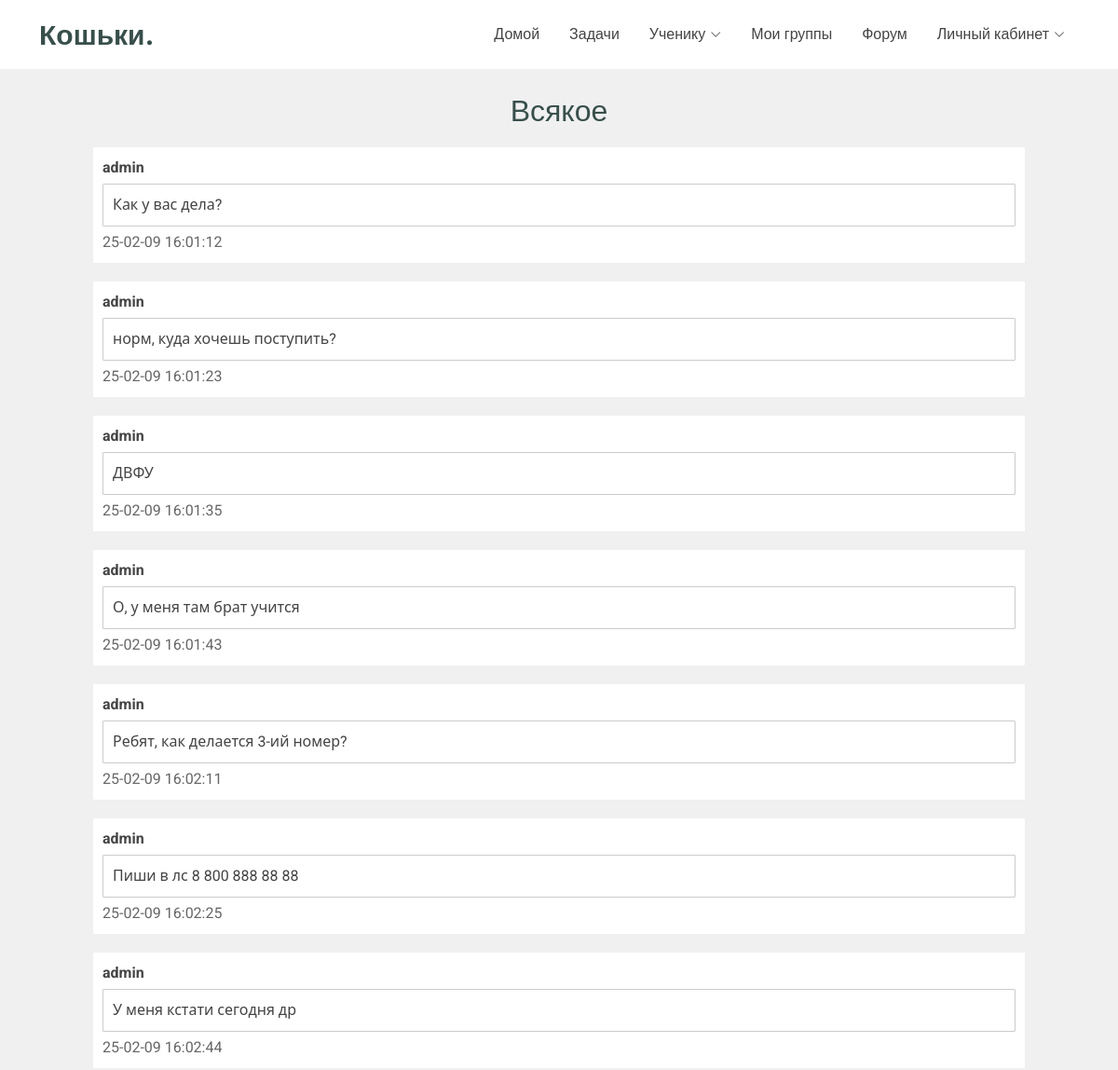
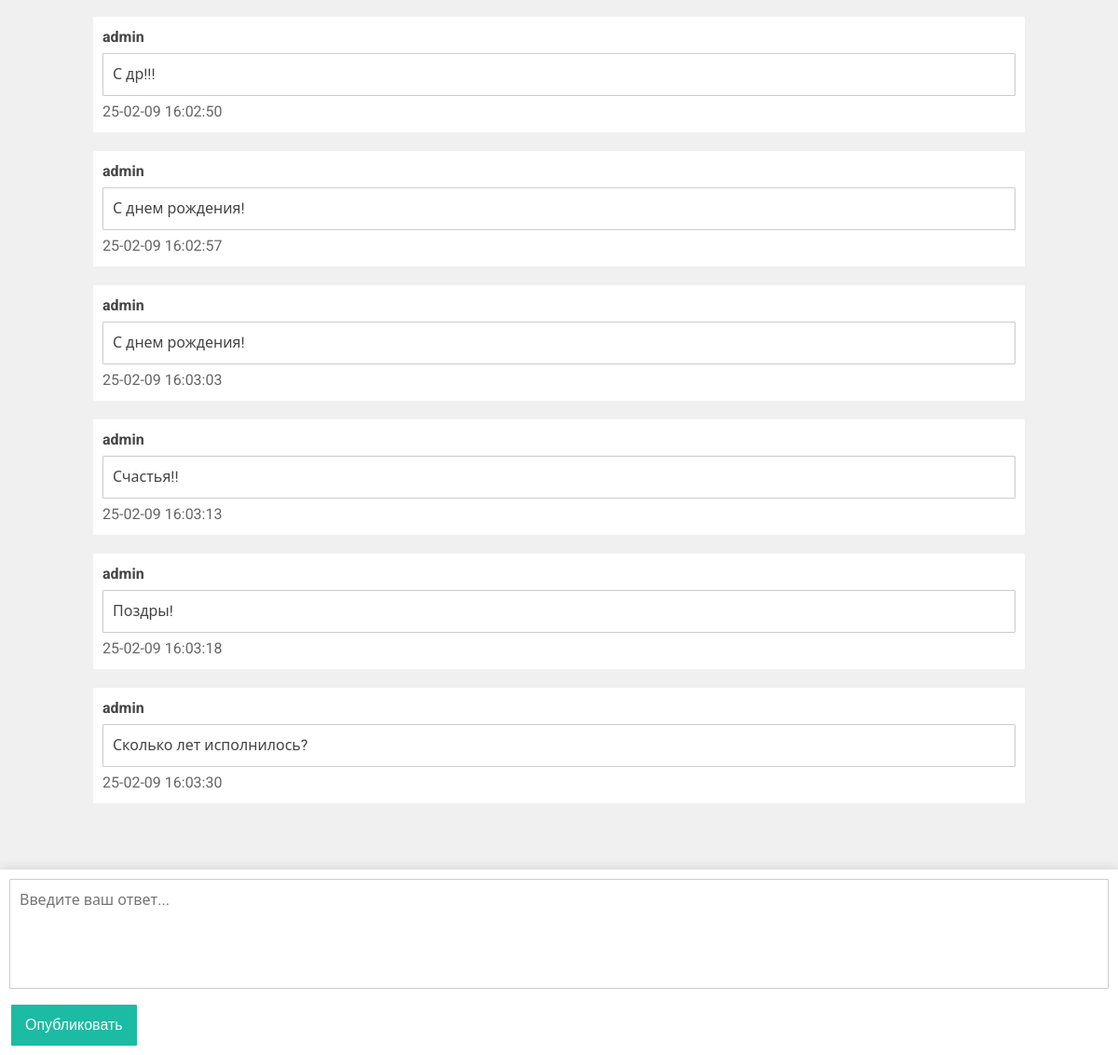
/forum/topics/17, run on the app's committed database (2 pictures, top to bottom).
### tables this page shows
CREATE TABLE forum_discussions (discussion_id INT PRIMARY KEY, discussion_name VARCHAR (255), author_id INT REFERENCES users (user_id), messages_count INT, discussion_creation_time DATETIME);

CREATE TABLE users (user_id INT PRIMARY KEY UNIQUE NOT NULL, role_id INT REFERENCES roles (role_id), registration_time DATETIME, first_name VARCHAR (255), second_name VARCHAR (255), surname VARCHAR (255), login VARCHAR (255), password VARCHAR (255), email VARCHAR (255), tel VARCHAR (15), birth_date DATETIME, school_id INT REFERENCES schools (school_id), city_id INT REFERENCES cities (city_id), class VARCHAR (3), photo_id INT);

CREATE TABLE forum_messages (message_id INT PRIMARY KEY, message_name VARCHAR(255), message_text TEXT, message_send_time DATETIME, message_author_id INT REFERENCES users (user_id));

### main.py (the view, shortened to what this page needs)
@app.route('/forum/topics/<topic_id>', methods=['POST', 'GET'])
def forum_topic_page(topic_id):
    if request.method == 'GET':
        topic_name = dr.get_topic_name(topic_id)
        messages = dr.get_topic_messages(topic_id)
        return render_template('forum_topic_page.html', topic_name=topic_name, messages=messages)

### database_requests.py (called while the page is built)
def sql_execute(sql_request):
    ret = cursor.execute(sql_request)
    return ret

def get_topic_name(topic_id):
    sql_req = f"""
        SELECT discussion_name FROM forum_discussions WHERE discussion_id = { topic_id }
    """
    return sql_execute(sql_req).fetchall()[0][0]

def get_topic_messages(topic_id):
    sql_req = f"""
        SELECT
                users.first_name,
                users.surname,
                forum_messages.message_text,
                forum_messages.message_send_time
            FROM
                users
            INNER JOIN
                forum_messages ON users.user_id = forum_messages.message_author_id
            INNER JOIN
                forum_discussion_message ON forum_messages.message_id = forum_discussion_message.message_id
            WHERE
                forum_discussion_message.discussion_id = { topic_id }
            ORDER BY
                forum_messages.message_send_time ASC;
    """
    return sql_execute(sql_req).fetchall()

### templates/forum_topic_page.html (shortened to what this page needs)
<!DOCTYPE html>
<html lang="en" xmlns="http://www.w3.org/1999/html">
<head>
  <link href="{{ url_for('static', filename='vendor/bootstrap/css/bootstrap.min.css') }}" rel="stylesheet">
  <link href="{{ url_for('static', filename='vendor/bootstrap-icons/bootstrap-icons.css') }}" rel="stylesheet">
  <link href="{{ url_for('static', filename='vendor/aos/aos.css') }}" rel="stylesheet">
  <link href="{{ url_for('static', filename='vendor/glightbox/css/glightbox.min.css') }}" rel="stylesheet">
  <link href="{{ url_for('static', filename='vendor/swiper/swiper-bundle.min.css') }}" rel="stylesheet">
  <link href="{{ url_for('static', filename='/css/main.css') }}" rel="stylesheet">
</head>
<body class="forum-page">
  {% include 'header.html' %}
    <div class="forum-topic">
        <h2>{{ topic_name }}</h2>
    </div>
    <div class="messages-container">
        {% for i in range (messages | length) %}
        <div style="background-color:white; margin-top: 20px" class="message-item">
            <div class="message-user"> {{ messages[i][0] }} {{ messages[i][1] }} </div>
            <div class="message-content">
                <div class="message-box">
                    <p> {{ messages[i][2] }} </p>
                </div>
                <span class="message-date"> {{ messages[i][3] }} </span>
            </div>
        </div>
        {% endfor %}
    </div>
    <div class="reply-section">
        <form method="post" enctype="multipart/form-data">
                <textarea class="reply-textarea" name="reply_text" rows="4" placeholder="Введите ваш ответ..."></textarea>
                <input type="submit" class="btn-primary" value="Опубликовать">
        </form>
    </div>
</body>
</html>

### static/css/main.css (style rules this page uses)
:root { --default-font: "Roboto", system-ui, -apple-system, "Segoe UI", Roboto, "Helvetica Neue", Arial, "Noto Sans", "Liberation Sans", sans-serif, "Apple Color Emoji", "Segoe UI Emoji", "Segoe UI Symbol", "Noto Color Emoji"; --heading-font: "Inter", sans-serif; --nav-font: "Poppins", sans-serif; }
:root { --background-color: #ffffff; --default-color: #444444; --heading-color: #384f4b; --accent-color: #1bbca3; --surface-color: #ffffff; --contrast-color: #ffffff; --incorrect-answer-color: #ff4040; --correct-answer-color: #acf273; --empty-answer-color: #c9c9c9; }
:root { --nav-color: #444444; --nav-hover-color: #1bbca3; --nav-mobile-background-color: #ffffff; --nav-dropdown-background-color: #ffffff; --nav-dropdown-color: #444444; --nav-dropdown-hover-color: #1bbca3; }
:root { scroll-behavior: smooth; }
body { color: var(--default-color); background-color: var(--background-color); font-family: var(--default-font); overflow-y: scroll; }
h1, h2, h3, h4, h5, h6 { color: var(--heading-color); font-family: var(--heading-font); }
.btn-primary { padding: 10px 15px; margin-left: 2px; font-size: 16px; font-family: var(--nav-font); font-weight: 400; display: flex; align-items: center; justify-content: space-between; white-space: nowrap; color: var(--contrast-color); background-color: var(--nav-hover-color); border: none transition: background-color 0.3s; }

### templates/forum_topic_page.html (style rules this page uses)
body { background-color: #f0f0f0; overflow-y: scroll; }
.forum-topic { margin: 100px auto 20px; text-align: center; max-width: 600px; }
.message-item { display: flex; width: 1000px; margin: 0 auto 0; padding: 10px; border-radius: 1px; display: block; }
.messages-container { padding-bottom: 220px; margin-bottom: 50px; }
.message-user { font-weight: bold; margin-bottom: 5px; }
.message-content { padding: 0px; }
.message-box { border: 1px solid #ccc; padding: 10px; margin-bottom: 5px; border-radius: 1px; width: 980px; }
.message-box p { margin-bottom: 0; padding: 0; }
.message-date { color: #666; }
.reply-section { position: fixed; bottom: 0; left: 0; width: 100%; background-color: white; padding: 10px; box-shadow: 0 -2px 10px rgba(0, 0, 0, 0.1); z-index: 1000; }
.reply-textarea { width: 100%; border: 1px solid #ccc; border-radius: 1px; padding: 10px; box-sizing: border-box; resize: none; }
.btn-primary { border: 0px; border-radius: 1px; margin-top: 10px; }

### data on the page
forum_discussions: discussion_name "Всякое"
users: first_name "admin" "admin" "admin" "admin" "admin" "admin" "admin" "admin" "admin" "admin" "admin" "admin" "admin"
forum_messages: message_text "Как у вас дела?", message_send_time "25-02-09 16:01:12"
forum_messages: message_text "норм, куда хочешь поступить?", message_send_time "25-02-09 16:01:23"
forum_messages: message_text "ДВФУ", message_send_time "25-02-09 16:01:35"
forum_messages: message_text "О, у меня там брат учится", message_send_time "25-02-09 16:01:43"
forum_messages: message_text "Ребят, как делается 3-ий номер?", message_send_time "25-02-09 16:02:11"
forum_messages: message_text "Пиши в лс 8 800 888 88 88", message_send_time "25-02-09 16:02:25"
forum_messages: message_text "У меня кстати сегодня др", message_send_time "25-02-09 16:02:44"
forum_messages: message_text "С др!!!", message_send_time "25-02-09 16:02:50"
forum_messages: message_text "С днем рождения!", message_send_time "25-02-09 16:02:57"
forum_messages: message_text "С днем рождения!", message_send_time "25-02-09 16:03:03"
forum_messages: message_text "Счастья!!", message_send_time "25-02-09 16:03:13"
forum_messages: message_text "Поздры!", message_send_time "25-02-09 16:03:18"
forum_messages: message_text "Сколько лет исполнилось?", message_send_time "25-02-09 16:03:30"
